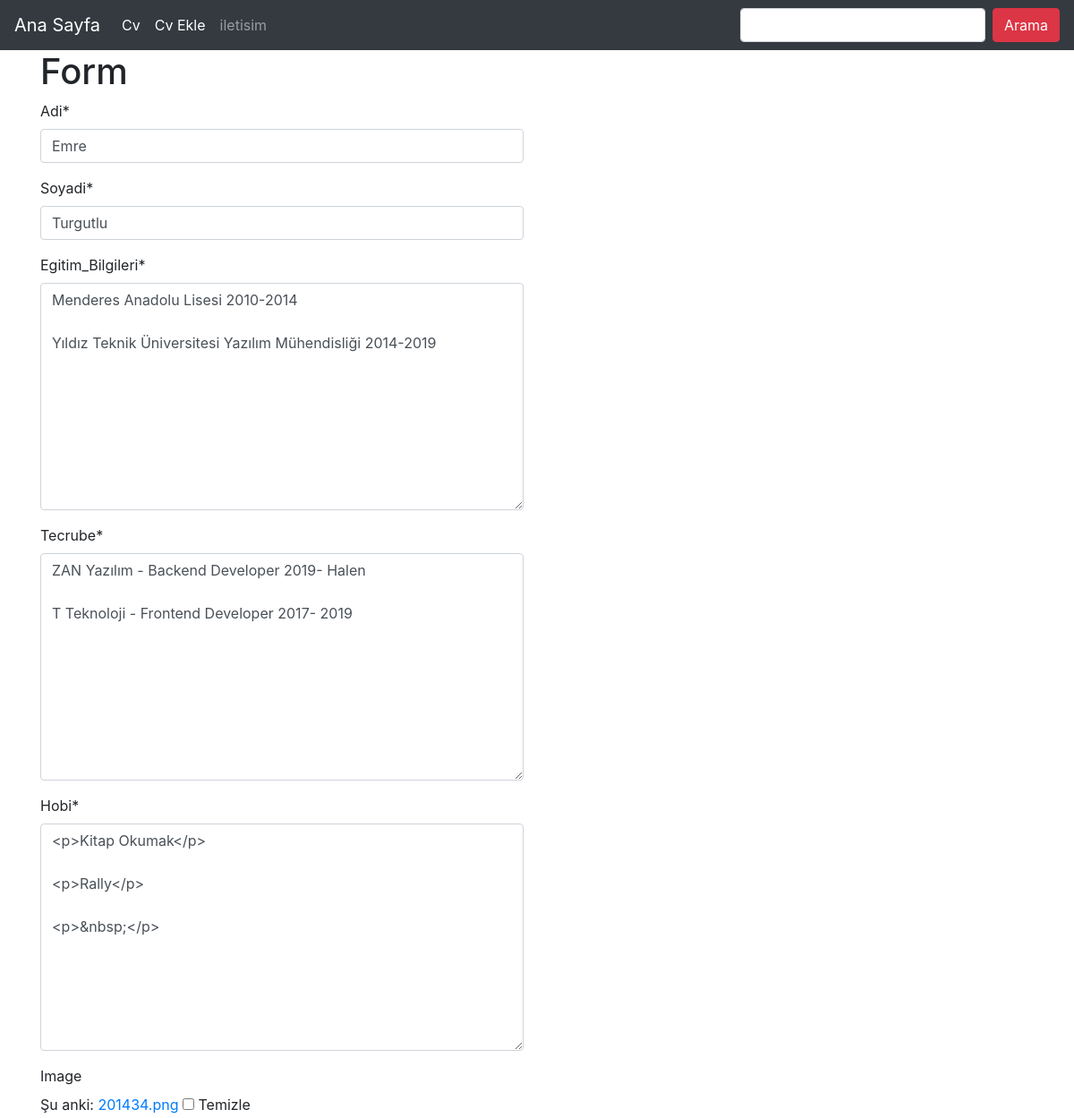
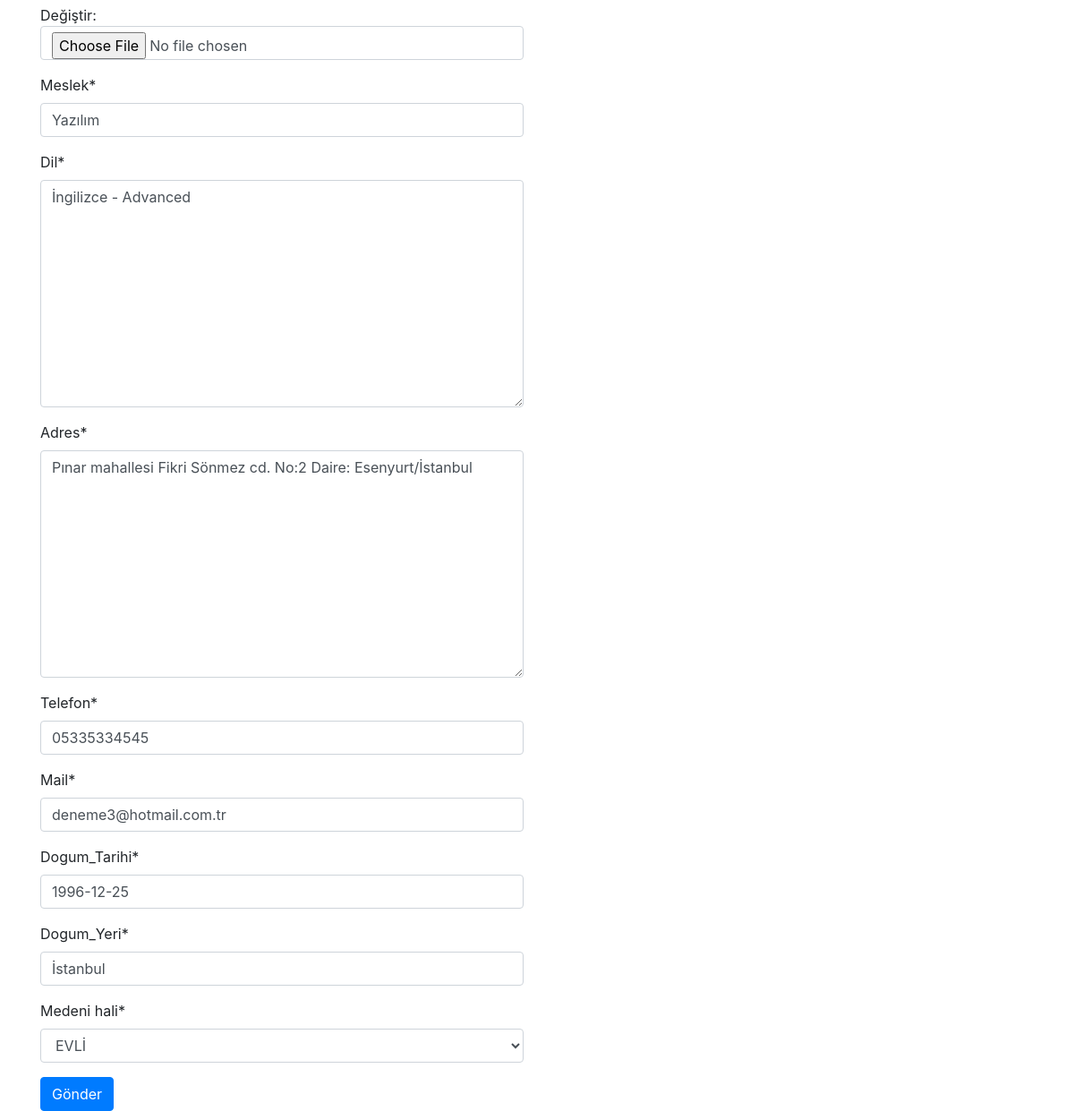
/bilgi/turgutlu/update/ (signed in), run on the app's committed database (2 pictures, top to bottom).
### cv_Bilgi/models.py (models this page shows, shortened)
class Bilgi(models.Model):
    Name = models.CharField(max_length=120, verbose_name="Adi")
    Surname = models.CharField(max_length=120, verbose_name="Soyadi")
    content = models.TextField(verbose_name="Egitim_Bilgileri")
    experience = models.TextField(verbose_name="Tecrube")
    hobi = RichTextField(verbose_name="Hobi")
    image=models.ImageField(null=True,blank=True)
    job = models.CharField(max_length=120, verbose_name='Meslek')
    language = models.TextField(verbose_name='Dil')
    adress = models.TextField(verbose_name="Adres")
    phone = models.CharField(max_length=11, verbose_name="Telefon")
    email = models.EmailField(verbose_name="Mail")
    date = models.DateField(verbose_name="Dogum_Tarihi")
    dogumyeri = models.CharField(max_length=120, verbose_name="Dogum_Yeri")
    medeni_hali = models.CharField(max_length=6, choices=evli_CHOICES, default='Bekar')
    slug=models.SlugField(unique=True,editable=False,max_length=130)
    class Meta:
        ordering=['-id']

### cv_Bilgi/views.py (the view)
# urls.py: url(r'^(?P<slug>[\w-]+)/update/$', bilgi_update,name='update'),
def bilgi_update(request,slug):
    if not request.user.is_authenticated:
        return Http404()
    bilgi = get_object_or_404(Bilgi, slug=slug)
    form = BilgiForm(request.POST or None,request.FILES or None,instance=bilgi)
    if form.is_valid():
        form.save()
        messages.success(request,'Başarılı Birşekilde Düzenlendi',extra_tags='mesaj-basarili')
        return HttpResponseRedirect(bilgi.get_abolute_url())
    contex = {
        'form': form
    }
    return render(request,'cv_bilgi/form.html',contex)

### cv_Bilgi/forms.py
class BilgiForm(forms.ModelForm):
    class Meta: #Kullanıcıya servis edilecek olan form
        model=Bilgi
        fields=[
            'Name',
            'Surname',
            'content',
            'experience',
            'hobi',
            'image',
            'job',
            'language',
            'adress',
            'phone',
            'email',
            'date',
            'dogumyeri',
            'medeni_hali',
        ]

### templates/cv_bilgi/form.html (shortened to what this page needs)
{% extends 'base.html' %}
{% load crispy_forms_tags %}
{% block body %}
<div class="container">
    <div class="row">
        <div class="col-md-6">
            <form method="POST" enctype="multipart/form-data">
                <h1>Form</h1>
                {{form|crispy}}
                <input class="btn btn-primary" type="submit" value="Gönder">
                </form>
        </div>
    </div>
</div>
{% endblock %}

### data on the page
Bilgi: Name "Emre", Surname "Turgutlu", content "Menderes Anadolu Lisesi 2010-2014 Yıldız Teknik Üniversitesi Yazılım Mühendisliği 2014-2019", experience "ZAN Yazılım - Backend Developer 2019- Halen T Teknoloji - Frontend Developer 2017- 2019", hobi "<p>Kitap Okumak</p> <p>Rally</p> <p>&nbsp;</p>", job "Yazılım", language "İngilizce - Advanced", adress "Pınar mahallesi Fikri Sönmez cd. No:2 Daire: Esenyurt/İstanbul", phone "05335334545", email "deneme3@hotmail.com.tr", date "1996-12-25", dogumyeri "İstanbul", medeni_hali "EVLİ"
